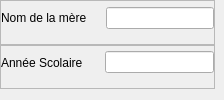
           <widget class="QWidget" name="widget_5" native="true">
            <layout class="QVBoxLayout" name="verticalLayout_6">
             <property name="spacing">
              <number>0</number>
             </property>
             <property name="leftMargin">
              <number>0</number>
             </property>
             <property name="topMargin">
              <number>0</number>
             </property>
             <property name="rightMargin">
              <number>9</number>
             </property>
             <item>
              <widget class="QFrame" name="frame_9">
               <property name="frameShape">
                <enum>QFrame::StyledPanel</enum>
               </property>
               <property name="frameShadow">
                <enum>QFrame::Raised</enum>
               </property>
               <layout class="QHBoxLayout" name="horizontalLayout_14">
                <property name="leftMargin">
                 <number>0</number>
                </property>
                <property name="topMargin">
                 <number>0</number>
                </property>
                <property name="rightMargin">
                 <number>0</number>
                </property>
                <item>
                 <widget class="QLabel" name="label_60">
                  <property name="text">
                   <string>Nom de la mère    </string>
                  </property>
                 </widget>
                </item>
                <item>
                 <widget class="QLineEdit" name="udpateNomMere"/>
                </item>
               </layout>
              </widget>
             </item>
             <item>
              <widget class="QFrame" name="frame_10">
               <property name="frameShape">
                <enum>QFrame::StyledPanel</enum>
               </property>
               <property name="frameShadow">
                <enum>QFrame::Raised</enum>
               </property>
               <layout class="QHBoxLayout" name="horizontalLayout_15">
                <property name="leftMargin">
                 <number>0</number>
                </property>
                <property name="topMargin">
                 <number>0</number>
                </property>
                <property name="rightMargin">
                 <number>0</number>
                </property>
                <item>
                 <widget class="QLabel" name="label_61">
                  <property name="text">
                   <string>Année Scolaire     </string>
                  </property>
                  <property name="wordWrap">
                   <bool>true</bool>
                  </property>
                 </widget>
                </item>
                <item>
                 <widget class="QLineEdit" name="udpateAnneeScolaire"/>
                </item>
               </layout>
              </widget>
             </item>
            </layout>
           </widget>
